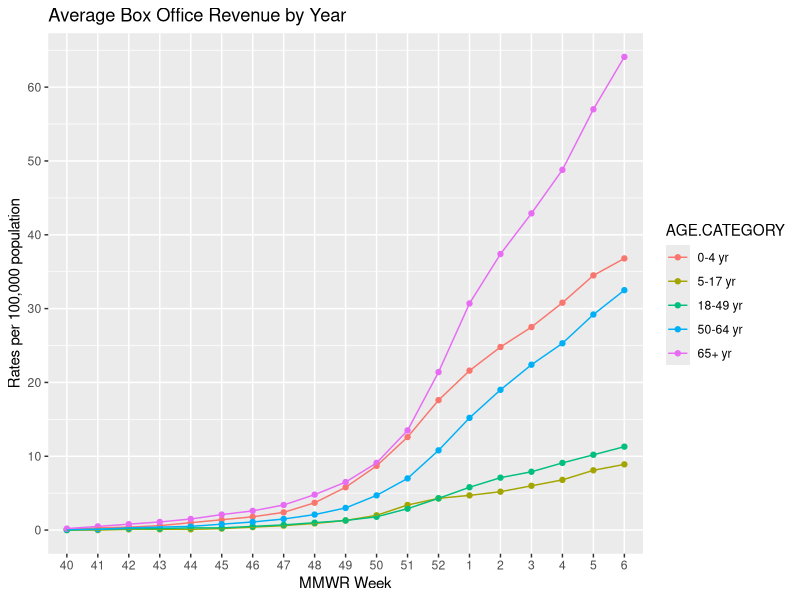

Write R code to recreate this figure.
library("ggplot2")
library("reshape2")

new_df <- read.csv("./FluViewPhase2Data/FluSurveillance_FluSurv-NET_Entire Network_Data.csv", skip = 2, na.strings = c("null"))

new_df <- head(new_df, -17)

new_df <- new_df[, c("MMWR.WEEK", "CUMULATIVE.RATE", "AGE.CATEGORY")]

new_df$AGE.CATEGORY <- factor(new_df$AGE.CATEGORY, levels = c("0-4 yr", "5-17 yr", "18-49 yr", "50-64 yr", "65+ yr"))

new_df$AGE.CATEGORY

new_df <- new_df[complete.cases(new_df), ]

new_df$CUMULATIVE.RATE = as.numeric(new_df$CUMULATIVE.RATE)

new_df$MMWR.WEEK <- factor(new_df$MMWR.WEEK, levels=unique(new_df$MMWR.WEEK))


ggplot(
  data = new_df, 
  aes(x = MMWR.WEEK, y = CUMULATIVE.RATE, colour = AGE.CATEGORY, group = AGE.CATEGORY)) +
  geom_point() +
  geom_line() +
  expand_limits(y = 0) + 
  ggtitle("Average Box Office Revenue by Year") +
  xlab("MMWR Week") +
  ylab("Rates per 100,000 population") +
  scale_y_continuous(breaks=seq(0,100, 10))
